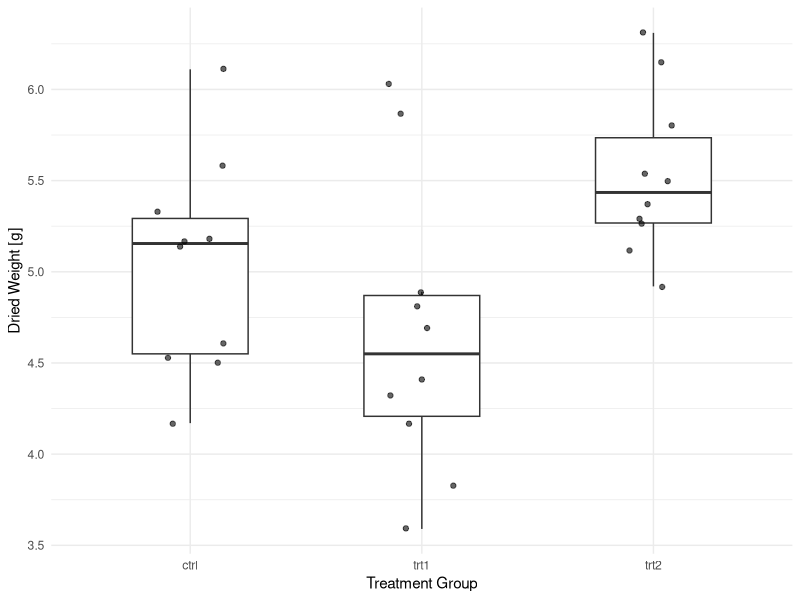

The R source for this figure:
## ---- chunk 1
data(PlantGrowth)

group_summary <- aggregate(
  weight ~ group,
  data = PlantGrowth,
  FUN = function(x) c(mean = mean(x), sd = sd(x), n = length(x))
)

summary_df <- data.frame(
  Group = group_summary$group,
  Mean = round(group_summary$weight[, "mean"], 2),
  SD = round(group_summary$weight[, "sd"], 2),
  n = group_summary$weight[, "n"]
)

knitr::kable(summary_df, caption = "Summary statistics by treatment group.")
## ---- chunk 2
#| label: fig-boxplot
#| fig-cap: "Distribution of dried plant weight by treatment group."

library(ggplot2)

ggplot(PlantGrowth, aes(x = group, y = weight)) +
  geom_boxplot(width = 0.5, outlier.shape = NA) +
  geom_jitter(width = 0.15, alpha = 0.6) +
  labs(
    x = "Treatment Group",
    y = "Dried Weight [g]"
  ) +
  theme_minimal()
